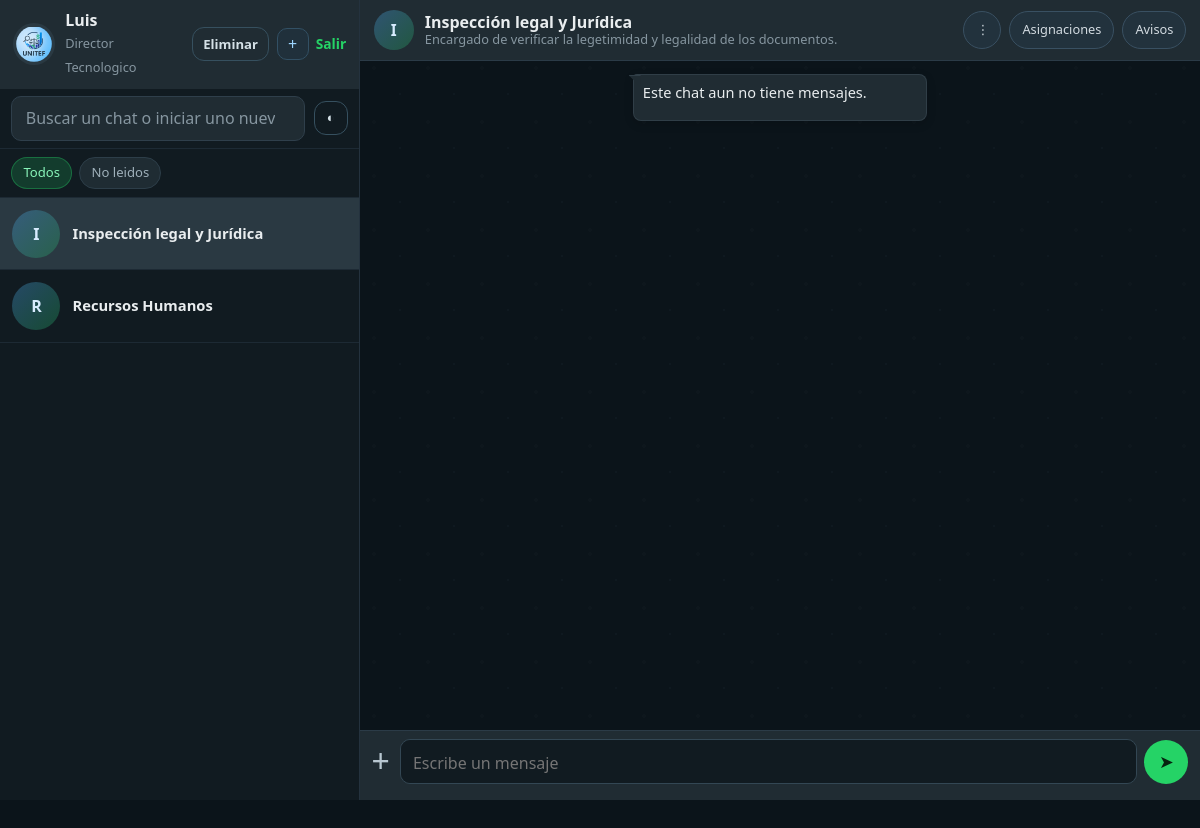
Page /chat/departamento/5/ (signed in) on the committed database.
### usuarios/models.py (models this page shows, shortened)
class Usuario(AbstractUser):
    ROL_DIRECTIVA = "directiva"
    ROL_DEPARTAMENTO = "departamento"
    ROL_CHOICES = [
        (ROL_DIRECTIVA, "Directiva"),
        (ROL_DEPARTAMENTO, "Departamentos"),
    ]
    DIRECTOR_GENERAL = "general"
    DIRECTOR_ADMINISTRATIVO = "administrativo"
    DIRECTOR_TECNOLOGICO = "tecnologico"
    TIPO_DIRECTIVA_CHOICES = [
        (DIRECTOR_GENERAL, "Director General"),
        (DIRECTOR_ADMINISTRATIVO, "Director Administrativo"),
        (DIRECTOR_TECNOLOGICO, "Director Tecnologico"),
    ]
    rol = models.CharField(max_length=20, choices=ROL_CHOICES, default=ROL_DEPARTAMENTO)
    tipo_directiva = models.CharField(max_length=20, choices=TIPO_DIRECTIVA_CHOICES, blank=True)
    departamento = models.ForeignKey(
        "departamentos.Departamento",
        on_delete=models.SET_NULL,
        null=True,
        blank=True,
        related_name="usuarios",
    )
    is_online = models.BooleanField(default=False)
    last_seen = models.DateTimeField(default=timezone.now)
    class Meta:
        verbose_name = "usuario"
        verbose_name_plural = "usuarios"
    @property
    def es_directiva(self):
        return self.rol == self.ROL_DIRECTIVA
    @property
    def es_departamento(self):
        return self.rol == self.ROL_DEPARTAMENTO
    @property
    def rol_label(self):
        if self.es_directiva:
            return self.get_tipo_directiva_display() or "Directiva"
        return self.departamento.nombre if self.departamento else "Departamento"

### departamentos/models.py (models this page shows, shortened)
class Departamento(models.Model):
    nombre = models.CharField(max_length=120, unique=True)
    descripcion = models.TextField(blank=True)
    directiva = models.ForeignKey(
        "usuarios.Usuario",
        on_delete=models.SET_NULL,
        null=True,
        blank=True,
        related_name="departamentos_creados",
    )
    creado_en = models.DateTimeField(auto_now_add=True)
    class Meta:
        ordering = ["nombre"]
        verbose_name = "departamento"
        verbose_name_plural = "departamentos"

### chat/views.py (the view)
# urls.py: path("chat/departamento/<int:departamento_id>/", sala_chat, name="sala"),
@login_required
def sala_chat(request, departamento_id):
    departamento_actual = _obtener_departamento_visible(request.user, departamento_id)
    departamentos = _departamentos_visibles(request.user)
    filtro_directiva = _filtro_conversacion(request.user, departamento_actual)
    _marcar_mensajes_como_leidos(request.user, departamento_actual)
    mensajes = (
        Mensaje.objects.filter(departamento=departamento_actual, es_sistema=False)
        .filter(filtro_directiva)
        .exclude(eliminaciones__usuario=request.user)
        .select_related("usuario", "departamento", "responde_a", "responde_a__usuario", "responde_a__usuario__departamento")
        .order_by("fecha")
    )
    avisos = Aviso.objects.filter(
        departamento=departamento_actual,
        tipo=Aviso.TIPO_AVISO,
    ).filter(filtro_directiva).order_by("-fecha")[:6]
    asignaciones = Aviso.objects.filter(
        departamento=departamento_actual,
        tipo=Aviso.TIPO_ASIGNACION,
    ).filter(filtro_directiva).order_by("-fecha")[:6]
    usuarios = Usuario.objects.select_related("departamento").order_by("-is_online", "rol", "first_name", "username")
    conversaciones = _obtener_conversaciones(request.user, departamentos)
    conversacion_actual = next(
        (item for item in conversaciones if item["departamento"].id == departamento_actual.id),
        None,
    )
    estado_paneles = _obtener_estado_paneles(request.user, departamento_actual)
    directiva_activa = _resolver_directiva_destino(request.user, departamento_actual)
    header_title = departamento_actual.nombre
    header_subtitle = departamento_actual.descripcion or "Canal activo"
    if request.user.es_departamento and directiva_activa:
        header_title = directiva_activa.first_name or directiva_activa.username
        header_subtitle = directiva_activa.get_tipo_directiva_display() or "Directiva"
    contexto = {
        "conversaciones": conversaciones,
        "departamento_actual": departamento_actual,
        "directiva_activa_id": request.user.id if request.user.es_directiva else (directiva_activa.id if directiva_activa else ""),
        "directiva_activa": directiva_activa,
        "header_title": header_title,
        "header_subtitle": header_subtitle,
        "mensajes": mensajes,
        "avisos": avisos,
        "asignaciones": asignaciones,
        "usuarios": usuarios,
        "directivas": usuarios.filter(rol=Usuario.ROL_DIRECTIVA),
        "usuarios_departamentos": usuarios.filter(rol=Usuario.ROL_DEPARTAMENTO),
        "archivo_form": ArchivoMensajeForm(),
        "departamento_form": DepartamentoForm(),
        "aviso_form": AvisoDirectivaForm(),
        "panel_no_leidos_avisos": (conversacion_actual or {}).get("no_leidos_avisos", estado_paneles["no_leidos_avisos"]),
        "panel_no_leidos_asignaciones": (conversacion_actual or {}).get("no_leidos_asignaciones", estado_paneles["no_leidos_asignaciones"]),
    }
    return render(request, "chat/chat.html", contexto)

### templates/chat/chat.html (shortened to what this page needs)
{% extends "base.html" %}
{% load static %}
{% block content %}
<div class="wa-shell wa-shell--conversation" data-chat-shell>
    <aside class="wa-sidebar">
        <header class="wa-sidebar__top">
            <div class="wa-user">
                <img src="{% static 'img/unitef.png' %}" alt="Logo UNITEF">
                <div>
                    <strong>{{ request.user.get_full_name|default:request.user.username }}</strong>
                    <small>{{ request.user.rol_label }}</small>
                </div>
            </div>
            <div class="wa-top-actions">
                {% if request.user.es_directiva %}
                <button type="button" class="wa-contact-manage" data-contact-manage title="Eliminar departamentos">Eliminar</button>
                <button type="button" class="wa-quick-add" data-drawer-target="adminDrawer" title="Nuevo contacto, aviso o asignacion">+</button>
                {% endif %}
                <a class="wa-top-action" href="{% url 'logout' %}" title="Salir">Salir</a>
            </div>
        </header>
        <div class="wa-search-wrap">
            <div class="wa-search-row">
                <input id="chatSearch" type="search" placeholder="Buscar un chat o iniciar uno nuevo">
                <button type="button" class="wa-theme-toggle" data-theme-toggle title="Cambiar tema">◐</button>
            </div>
        </div>
        <nav class="wa-filters" aria-label="Filtros de conversaciones">
            <button type="button" class="is-active" data-chat-filter="all">Todos</button>
            <button type="button" data-chat-filter="unread">No leidos</button>
        </nav>
        <section class="wa-chat-list" id="chatList">
            {% for conversacion in conversaciones %}
            {% with departamento=conversacion.departamento ultimo=conversacion.ultimo_mensaje %}
            <a
                class="wa-chat-item {% if departamento.id == departamento_actual.id %}is-active{% endif %}"
                href="{% url 'chat:sala' departamento.id %}"
                data-departamento-id="{{ departamento.id }}"
                data-chat-name="{{ departamento.nombre|lower }}"
                data-last-message="{{ conversacion.ultimo_cuerpo|lower }}"
                data-unread="{{ conversacion.no_leidos }}"
                data-last-timestamp="{% if ultimo %}{{ ultimo.fecha|date:'U' }}{% else %}0{% endif %}"
                data-favorite="{% if departamento.id == departamento_actual.id or forloop.counter <= 2 %}1{% else %}0{% endif %}">
                <div class="wa-chat-avatar">{{ departamento.nombre|slice:":1" }}</div>
                <div class="wa-chat-meta">
                    <div class="wa-chat-head">
                        <strong>{{ conversacion.titulo_contacto }}</strong>
                    </div>
                </div>
            </a>
            {% endwith %}
            {% empty %}
            <div class="wa-empty-list">No hay conversaciones disponibles.</div>
            {% endfor %}
        </section>
    </aside>
    <main class="wa-chat">
        <header class="wa-chat__header">
            <div class="wa-contact">
                <div class="wa-chat-avatar wa-chat-avatar--lg">{{ departamento_actual.nombre|slice:":1" }}</div>
                <div>
                    <strong>{{ header_title }}</strong>
                    <small id="chatHeaderSubtitle" data-default-subtitle="{{ header_subtitle }}">{{ header_subtitle }}</small>
                </div>
            </div>
            <div class="wa-header-actions">
                <button type="button" class="wa-header-menu-toggle" id="headerChatMenuToggle" title="Opciones del chat">⋮</button>
                <button type="button" data-side-panel="assignments" data-unread-count="{{ panel_no_leidos_asignaciones }}" class="wa-panel-toggle ">Asignaciones</button>
                <button type="button" data-side-panel="notices" data-unread-count="{{ panel_no_leidos_avisos }}" class="wa-panel-toggle ">Avisos</button>
            </div>
        </header>
        <section id="messages" class="wa-messages" data-username="{{ request.user.username }}" data-user-id="{{ request.user.id }}">
            {% for mensaje in mensajes %}
            <article
            class="wa-bubble {% if mensaje.usuario_id == request.user.id %}mine{% else %}theirs{% endif %}"
                data-message-id="{{ mensaje.id }}"
                data-is-mine="{% if mensaje.usuario_id == request.user.id %}1{% else %}0{% endif %}"
                data-edit-url="{% url 'chat:editar_mensaje' mensaje.id %}"
                data-delete-url="{% url 'chat:eliminar_mensaje' mensaje.id %}"
                data-forward-url="{% url 'chat:reenviar_mensaje' mensaje.id %}">
                <header>
                    <strong>{% if mensaje.usuario and mensaje.usuario.es_directiva %}{{ mensaje.usuario.first_name|default:mensaje.usuario.username }}{% elif mensaje.usuario and mensaje.usuario.departamento %}{{ mensaje.usuario.departamento.nombre }}{% else %}{{ mensaje.usuario.username|default:'Sistema' }}{% endif %}</strong>
                </header>
                {% if mensaje.responde_a %}
                <button type="button" class="wa-reply-chip" data-scroll-to-message="{{ mensaje.responde_a.id }}">
                    <span>
                        {% if mensaje.responde_a.usuario and mensaje.responde_a.usuario.es_directiva %}
                            {{ mensaje.responde_a.usuario.first_name|default:mensaje.responde_a.usuario.username }}
                        {% elif mensaje.responde_a.usuario and mensaje.responde_a.usuario.departamento %}
                            {{ mensaje.responde_a.usuario.departamento.nombre }}
                        {% elif mensaje.responde_a.usuario %}
                            {{ mensaje.responde_a.usuario.username }}
                        {% else %}
                            Mensaje
                        {% endif %}
                    </span>
                    <strong>
                        {% if mensaje.responde_a.contenido %}
                            {{ mensaje.responde_a.contenido|truncatechars:78 }}
                        {% elif mensaje.responde_a.archivo %}
                            {{ mensaje.responde_a.archivo.name|cut:"chat/archivos/"|truncatechars:78 }}
                        {% else %}
                            Archivo adjunto
                        {% endif %}
                    </strong>
                </button>
                {% endif %}
                {% if mensaje.contenido %}
                <p>{{ mensaje.contenido }}</p>
                {% endif %}
                {% if mensaje.archivo %}
                <div class="wa-file-card {% if mensaje.archivo.name|lower|slice:'-4:' == '.mp4' or mensaje.archivo.name|lower|slice:'-5:' == '.webm' or mensaje.archivo.name|lower|slice:'-4:' == '.mov' %}is-media{% endif %}">
                    {% with archivo_nombre=mensaje.archivo.name|cut:"chat/archivos/"|lower %}
                    {% if '.png' in archivo_nombre or '.jpg' in archivo_nombre or '.jpeg' in archivo_nombre or '.gif' in archivo_nombre or '.webp' in archivo_nombre or '.bmp' in archivo_nombre or '.svg' in archivo_nombre or '.heic' in archivo_nombre %}
                    <button
                        type="button"
                        class="wa-media-preview"
                        data-media-action
                        data-media-kind="image"
                        data-media-open-url="{% url 'chat:abrir_archivo_mensaje' mensaje.id %}"
                        data-media-download-url="{% url 'chat:descargar_archivo_mensaje' mensaje.id %}"
                        data-media-name="{{ mensaje.archivo.name|cut:'chat/archivos/' }}"
                        data-delete-url="{% url 'chat:eliminar_mensaje' mensaje.id %}"
                        data-forward-url="{% url 'chat:reenviar_mensaje' mensaje.id %}">
                        <img src="{% url 'chat:abrir_archivo_mensaje' mensaje.id %}" alt="{{ mensaje.archivo.name|cut:'chat/archivos/' }}">
                    </button>
                    {% elif '.mp4' in archivo_nombre or '.webm' in archivo_nombre or '.mov' in archivo_nombre or '.m4v' in archivo_nombre or '.avi' in archivo_nombre or '.mkv' in archivo_nombre or '.3gp' in archivo_nombre %}
                    <button
                        type="button"
                        class="wa-media-preview"
                        data-media-action
                        data-media-kind="video"
                        data-media-open-url="{% url 'chat:abrir_archivo_mensaje' mensaje.id %}"
                        data-media-download-url="{% url 'chat:descargar_archivo_mensaje' mensaje.id %}"
                        data-media-name="{{ mensaje.archivo.name|cut:'chat/archivos/' }}"
                        data-delete-url="{% url 'chat:eliminar_mensaje' mensaje.id %}"
                        data-forward-url="{% url 'chat:reenviar_mensaje' mensaje.id %}">
                        <video preload="metadata" muted playsinline>
                            <source src="{% url 'chat:abrir_archivo_mensaje' mensaje.id %}">
                        </video>
                        <span class="wa-media-play">▶</span>
                    </button>
                    {% endif %}
                    {% endwith %}
                    <div class="wa-file-name">📄 {{ mensaje.archivo.name|cut:"chat/archivos/" }}</div>
                    <div class="wa-file-actions">
                        <a class="wa-file-link" href="{% url 'chat:abrir_archivo_mensaje' mensaje.id %}" target="_blank" rel="noopener">Abrir</a>
                        <a class="wa-file-link" href="{% url 'chat:descargar_archivo_mensaje' mensaje.id %}">Guardar como</a>
                    </div>
                </div>
                {% endif %}
                <div class="wa-bubble-meta wa-bubble-meta--footer">
                    <time>{{ mensaje.fecha|date:"h:i A" }}</time>
                </div>
            </article>
            {% empty %}
            <article class="wa-bubble theirs wa-empty-placeholder">
                <p>Este chat aun no tiene mensajes.</p>
            </article>
            {% endfor %}
        </section>
        <footer class="wa-composer">
            <form id="messageForm" class="wa-send" enctype="multipart/form-data">
                <div class="wa-attach-menu-wrap">
                    <button type="button" class="wa-attach" id="attachToggle" title="Adjuntar" aria-label="Adjuntar archivo">+</button>
                </div>
                <textarea id="messageInput" placeholder="Escribe un mensaje" rows="1"></textarea>
                <button type="submit" class="wa-send-submit" aria-label="Enviar mensaje">Enviar</button>
            </form>
        </footer>
    </main>
</div>
{% endblock %}

### rows in the picture
Usuario: user.get_full_name "Luis", user.rol_label "Director Tecnologico"
Departamento: departamento.nombre "I", titulo_contacto "Inspección legal y Jurídica", nombre "I", nombre "Inspección legal y Jurídica", descripcion "Encargado de verificar la legetimidad y legalidad de los documentos."
Departamento: departamento.nombre "R", titulo_contacto "Recursos Humanos"
